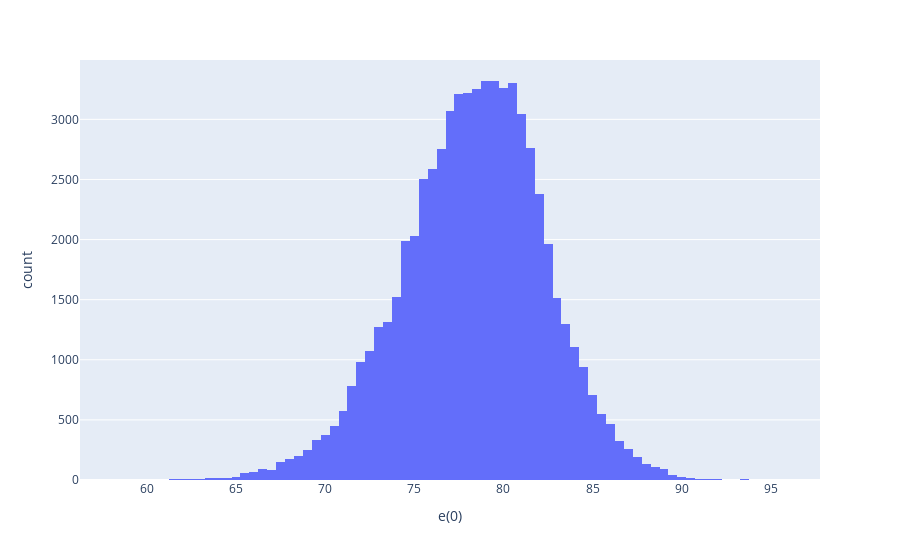

This figure's notebook cell:
### Markdown cell above
## Histogram Visualization of e(0)

- Distribution appears to be normal with a classic bell-shape.

### Code cell
# plotly histogram using plotly express
fig = px.histogram(data_frame = df_mortality, x = 'e(0)', nbins = 100)

# plot title
#fig.update_layout({'title':{'text':'U.S. Life Expectancy at Birth, e(0), Distribution','xref':'paper', 'x':0.5}})
#fig.update_xaxes(title_text="Life Expectancy at Birth (years)")

# display plot

fig.show()

### Figure 1 — Plotly figure (JSON) as saved in the notebook; plotly's stock layout.template omitted (floating-point values rounded to 4 significant figures; data arrays with more than 128 entries replaced by an {"elided": "..."} marker saying what was removed)
{"data": [{"alignmentgroup": "True", "bingroup": "x", "hovertemplate": "e(0)=%{x}<br>count=%{y}<extra></extra>", "legendgroup": "", "marker": {"color": "#636efa"}, "name": "", "nbinsx": 100, "offsetgroup": "", "orientation": "v", "showlegend": false, "type": "histogram", "x": {"elided": "65662 float values"}, "xaxis": "x", "yaxis": "y"}], "layout": {"barmode": "relative", "legend": {"tracegroupgap": 0}, "margin": {"t": 60}, "xaxis": {"anchor": "y", "domain": [0, 1], "title": {"text": "e(0)"}}, "yaxis": {"anchor": "x", "domain": [0, 1], "title": {"text": "count"}}}}
